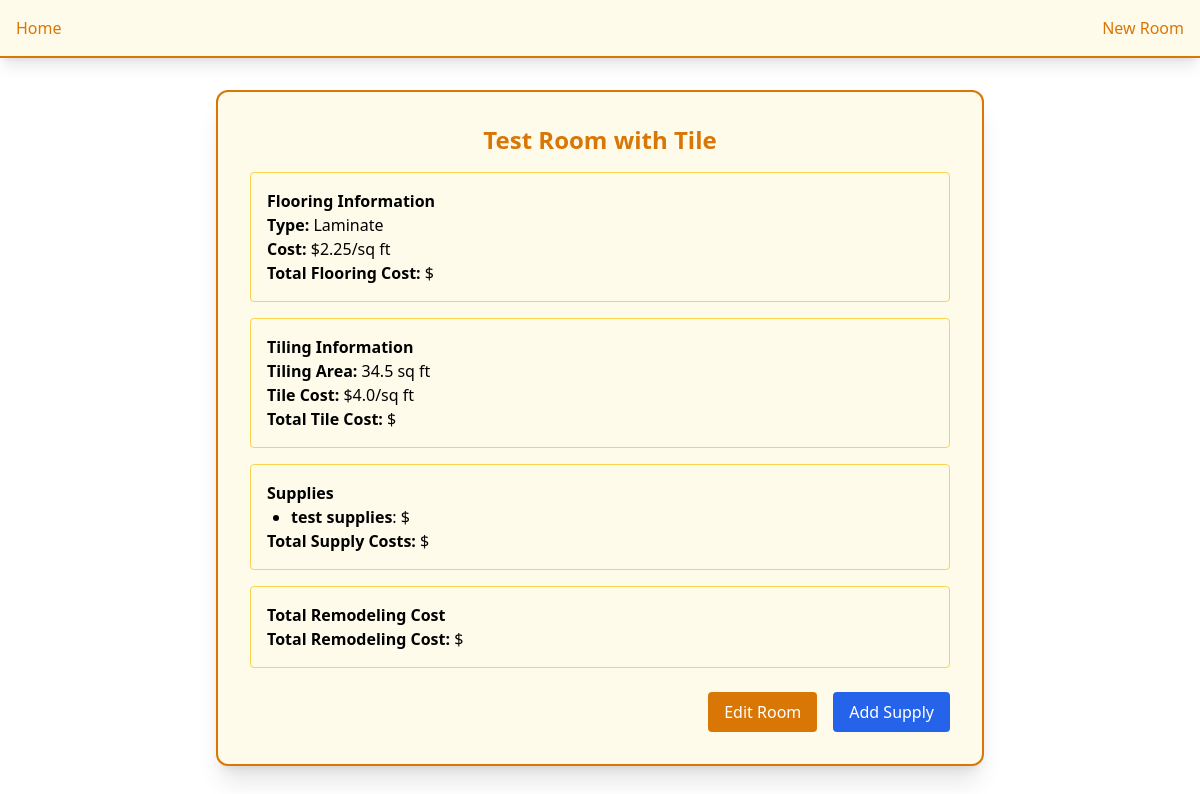
The page /room_details/1 on the database as committed earlier.
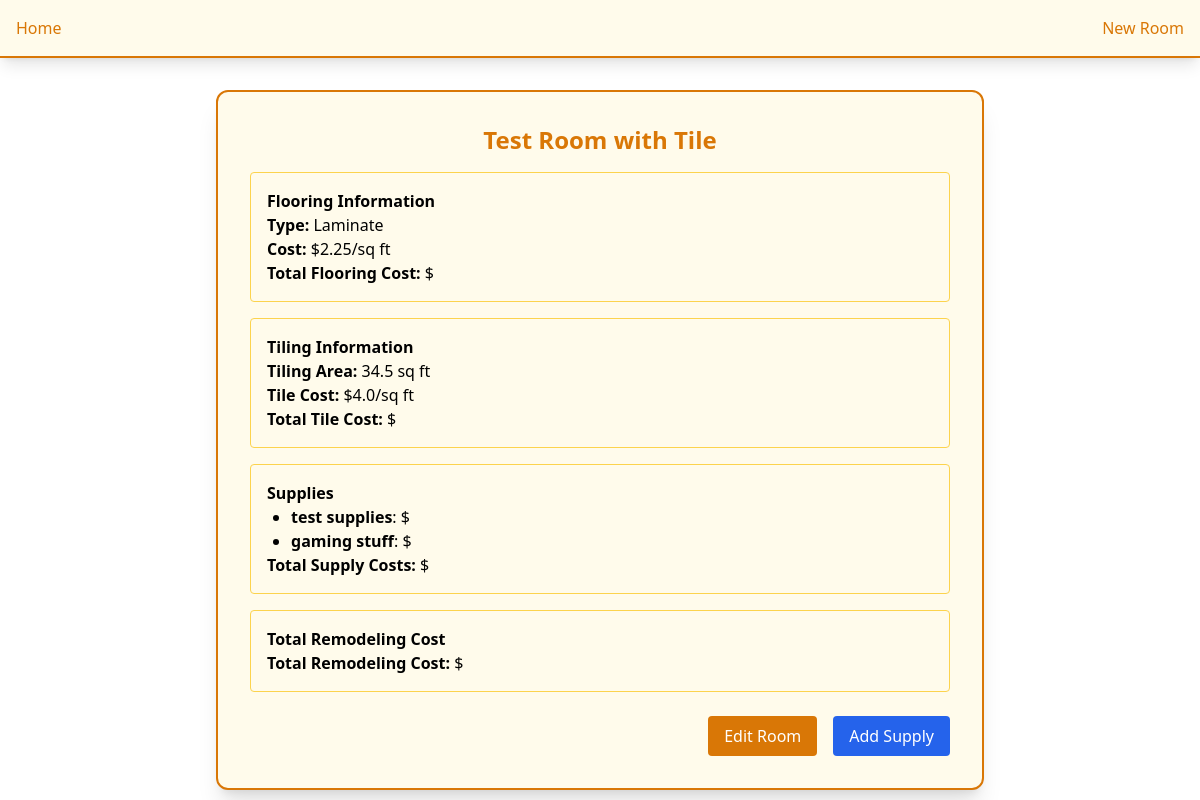
The same page on the database as committed later.
### models/Models.py (models this page shows, shortened)
class RoomModel(Base):
    __tablename__ = 'rooms'
    id = Column(Integer, primary_key=True, index=True)
    name = Column(String, nullable=False)
    surface_area = Column(Float, nullable=False)
    flooring_type = Column(String, nullable=False)
    flooring_cost_per_sqft = Column(Float, nullable=False)
    is_tiling_needed = Column(Boolean, default=False, nullable=False)
    tile_type = Column(String, nullable=True)
    tile_cost_per_sqft = Column(Float, nullable=True)
    tiling_area = Column(Float, nullable=True)
    supplies = relationship("SupplyModel", back_populates="room")

class SupplyModel(Base):
    __tablename__ = 'supplies'
    id = Column(Integer, primary_key=True, index=True)
    room_id = Column(Integer, ForeignKey('rooms.id'), nullable=False)
    name = Column(String, nullable=False)
    quantity = Column(Integer, nullable=False)
    cost_per_item = Column(Float, nullable=False)
    room = relationship("RoomModel", back_populates="supplies")

### app.py (the view)
@app.route('/room_details/<int:room_id>')
def room_details(room_id):
    room = get_room_by_id(room_id)
    if room is None:
        return "Room not found", 404
    return render_template('room_details.html', room=room)

### app.py (called while the page is built)
def get_room_by_id(room_id):
    return db_session.query(RoomModel).filter(RoomModel.id == room_id).first()

### templates/room_details.html
{% extends 'components/base.html' %}
{% block content %}
<div class="flex justify-center mt-8">
    <div class="w-full max-w-3xl bg-amber-50 p-8 rounded-xl border-2 border-amber-600 shadow-xl">
        <h2 class="text-2xl font-semibold text-center text-amber-600 mb-4">{{ room.name }}</h2>
        <div class="space-y-4">
            <div class="p-4 border border-amber-300 rounded">
                <h3 class="font-semibold">Flooring Information</h3>
                <p><strong>Type:</strong> {{ room.flooring_type }}</p>
                <p><strong>Cost:</strong> ${{ room.flooring_cost_per_sqft }}/sq ft</p>
                <p><strong>Total Flooring Cost:</strong> ${{ total_flooring_cost }}</p>
            </div>
            {% if room.is_tiling_needed %}
            <div class="p-4 border border-amber-300 rounded">
                <h3 class="font-semibold">Tiling Information</h3>
                <p><strong>Tiling Area:</strong> {{ room.tiling_area }} sq ft</p>
                <p><strong>Tile Cost:</strong> ${{ room.tile_cost_per_sqft }}/sq ft</p>
                <p><strong>Total Tile Cost:</strong> ${{ total_tile_cost }}</p>
            </div>
            {% endif %}
            <div class="p-4 border border-amber-300 rounded">
                <h3 class="font-semibold">Supplies</h3>
                <ul class="list-disc pl-6">
                    {% for supply in room.supplies %}
                    <li>
                        <strong>{{ supply.name }}</strong>: ${{ supply.total_supply_cost }}
                    </li>
                    {% endfor %}
                </ul>
                <p><strong>Total Supply Costs:</strong> ${{ total_supply_cost }}</p>
            </div>
            <div class="p-4 border border-amber-300 rounded">
                <h3 class="font-semibold">Total Remodeling Cost</h3>
                <p><strong>Total Remodeling Cost:</strong> ${{ total_remodel_cost }}</p>
            </div>
        </div>
        <div class="flex justify-end mt-6">
            <a href="/edit_rooms/{{ room.id }}" class="px-4 py-2 bg-amber-600 text-white rounded hover:bg-amber-700">Edit Room</a>
            <a href="/add_supplies/{{ room.id }}" class="ml-4 px-4 py-2 bg-blue-600 text-white rounded hover:bg-blue-700">Add Supply</a>
        </div>
    </div>
</div>
{% endblock %}

### templates/components/base.html (shortened to what this page needs)
<!doctype html>
<html lang="en">
<head>
    <link rel="stylesheet" href="{{ url_for('static', filename='dist/css/output.css') }}">
    <link rel="stylesheet" href="https://cdnjs.cloudflare.com/ajax/libs/font-awesome/6.6.0/css/all.min.css">
</head>
<body>
    {% include 'components/navbar.html' %}
    {% block content %}
    {% endblock %}
</body>
</html>

### templates/components/navbar.html
<nav class="w-full flex bg-amber-50 p-4 shadow-lg z-30 border-b-2 border-amber-600">
    <div>
        <a href="/" class="text-amber-600 hover:underline">Home</a>
    </div>
    <div class="space-x-4 ml-auto">
        <a href="/add_room" class="text-amber-600 hover:underline">New Room</a>
    </div>
</nav>

Rows that differ between the two databases and show on the page:
added SupplyModel: name "gaming stuff"
